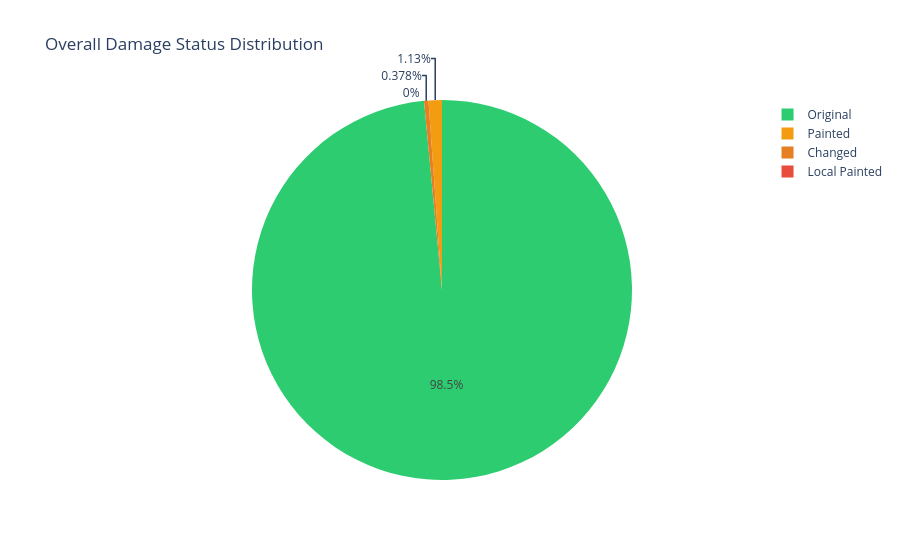

The notebook cell this image was saved under:
### Markdown cell above
## Section 6: Damage Analysis

Shows the physical condition landscape across all eligible listings. The pie chart gives an overall ratio of original vs damaged parts. The box plot reveals how much damage categories (clean, paint only, changed parts) affect pricing — use this to decide if a cosmetic-only repaint is worth the discount versus a car with replaced structural parts. The bar chart identifies which body panels are most commonly damaged, helping you know what to inspect closely during a test drive.

### Code cell
# Damage status distribution across all listings
damage_summary = df[["damage_original_count", "damage_painted_count",
                      "damage_local_painted_count", "damage_changed_count"]].sum()
damage_summary.index = ["Original", "Painted", "Local Painted", "Changed"]

fig = px.pie(
    values=damage_summary.values, names=damage_summary.index,
    title="Overall Damage Status Distribution",
    color_discrete_sequence=["#2ecc71", "#f39c12", "#e67e22", "#e74c3c"]
)
fig.show()

### Figure 1 — Plotly figure (JSON) as saved in the notebook; plotly's stock layout.template omitted (floating-point values rounded to 4 significant figures)
{"data": [{"domain": {"x": [0, 1], "y": [0, 1]}, "hovertemplate": "label=%{label}<br>value=%{value}<extra></extra>", "labels": ["Original", "Painted", "Local Painted", "Changed"], "legendgroup": "", "name": "", "showlegend": true, "type": "pie", "values": [1562, 18, 0, 6]}], "layout": {"legend": {"tracegroupgap": 0}, "piecolorway": ["#2ecc71", "#f39c12", "#e67e22", "#e74c3c"], "title": {"text": "Overall Damage Status Distribution"}}}
